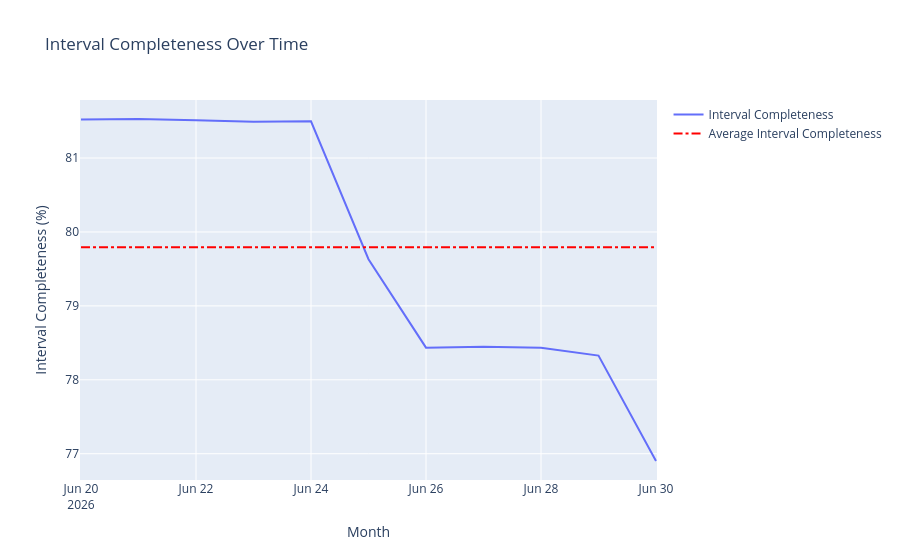

The notebook cell this image was saved under:
### Code cell
fig = trend_graph(df_daily_counts_all)
fig.show()

### Figure 1 — Plotly figure (JSON) as saved in the notebook; plotly's stock layout.template omitted (floating-point values rounded to 4 significant figures)
{"data": [{"hovertemplate": "date=%{x}<br>interval_completeness=%{y}<extra></extra>", "legendgroup": "", "line": {"color": "#636efa", "dash": "solid"}, "marker": {"symbol": "circle"}, "mode": "lines", "name": "Interval Completeness", "orientation": "v", "showlegend": true, "type": "scatter", "x": ["2026-06-20T00:00:00.000000000", "2026-06-21T00:00:00.000000000", "2026-06-22T00:00:00.000000000", "2026-06-23T00:00:00.000000000", "2026-06-24T00:00:00.000000000", "2026-06-25T00:00:00.000000000", "2026-06-26T00:00:00.000000000", "2026-06-27T00:00:00.000000000", "2026-06-28T00:00:00.000000000", "2026-06-29T00:00:00.000000000", "2026-06-30T00:00:00.000000000"], "xaxis": "x", "y": [81.52, 81.53, 81.51, 81.49, 81.5, 79.63, 78.43, 78.45, 78.43, 78.33, 76.9], "yaxis": "y"}], "layout": {"legend": {"tracegroupgap": 0}, "shapes": [{"line": {"color": "Red", "dash": "dashdot", "width": 2}, "name": "Average Interval Completeness", "showlegend": true, "type": "line", "x0": "2026-06-20T00:00:00", "x1": "2026-06-30T00:00:00", "y0": 79.79, "y1": 79.79}], "title": {"text": "Interval Completeness Over Time "}, "xaxis": {"anchor": "y", "domain": [0, 1], "title": {"text": "Month"}}, "yaxis": {"anchor": "x", "domain": [0, 1], "title": {"text": "Interval Completeness (%)"}}}}
